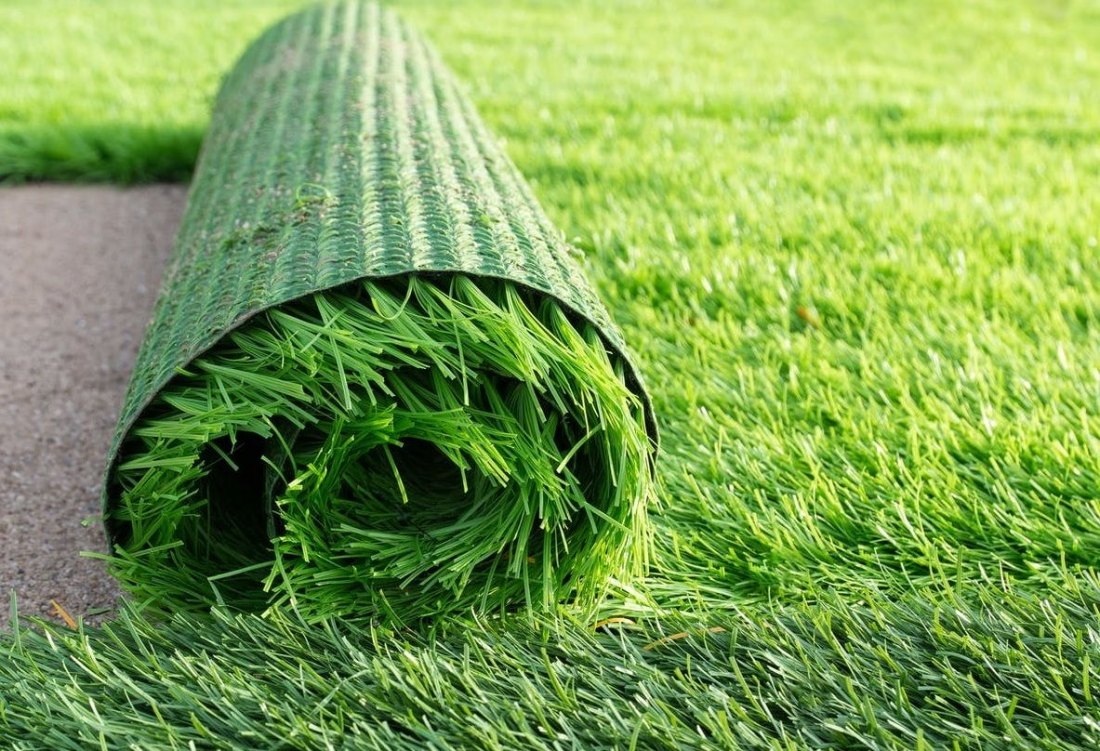
#> input picture img.jpg, 1100 x 751 px
$ jupyter execute --allow-errors 'Cargar Imagen.ipynb'
#> lines starting #> are read from the running program, lines starting #| are printed output that depends on the picture
[cell 1]
import numpy as np

[cell 2]
import matplotlib.pyplot as plt

[cell 3]
t= np.arange(0,5,0.2)

[cell 4]
plt.plot(t,'ro')
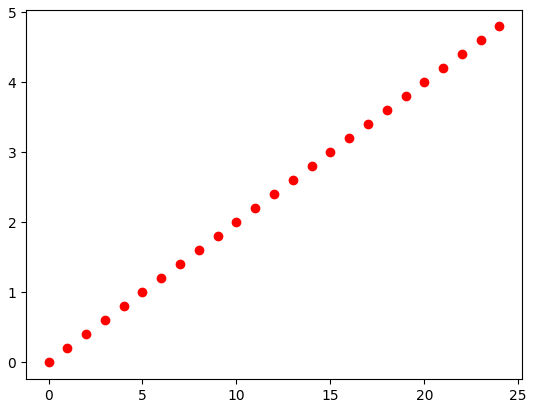
#> figure drawn by matplotlib, 1 panel; curve peaks at x = 24, y = 4.8

[cell 5]
import cv2

Cargar una Imagen

[cell 6]
img = np.zeros(shape=(500,500,3),dtype=np.int16)

[cell 7]
plt.imshow(img)

[cell 8]
img.shape

[cell 9]
img=cv2.imread('img.jpg')
#> img is the input picture: shape (751, 1100, 3); mean B, G, R 84.1, 161.8, 126.1

[cell 10]
plt.imshow(img)

#> (a cell that did not finish here is left out)

[cell 12]
img = cv2.imread('img.png', cv2.IMREAD_GRAYSCALE)
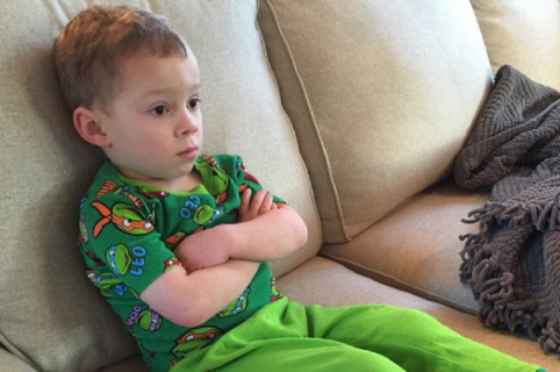
#> input picture img.png, 560 x 372 px
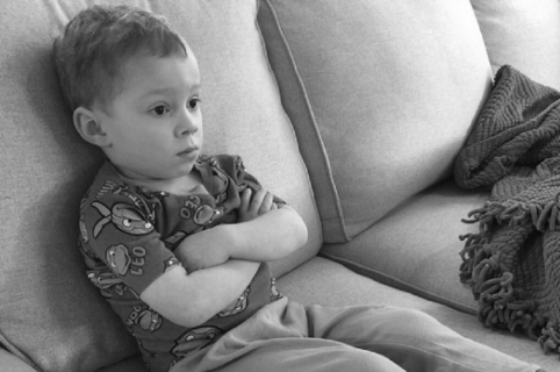
#> img: shape (372, 560); min 9, max 254, mean 127.9

[cell 13]
plt.imshow(img)

[cell 14]
img = cv2.imread('img.png')
#> img is the input picture: shape (372, 560, 3); mean B, G, R 109.2, 130.1, 132.3

[cell 15]
norm_img = np.zeros((300, 300))
norm_img = cv2.normalize(img, norm_img, 0, 255, cv2.NORM_MINMAX)

[cell 16]
plt.imshow(norm_img)

[cell 17]
img = cv2.imread('img.png')

[cell 18]
face_cascade = cv2.CascadeClassifier(cv2.data.haarcascades + 'haarcascade_frontalface_default.xml')

[cell 19]
faces_detected = face_cascade.detectMultiScale(img, scaleFactor=1.1, minNeighbors=5)
#> faces_detected = ()
